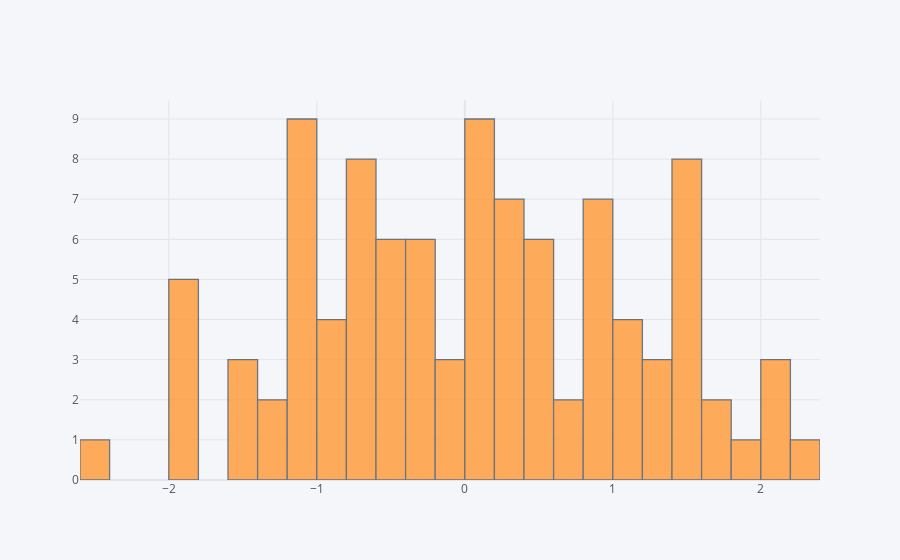

Here is the notebook cell this chart was saved with:
### Markdown cell above
## histogram

### Code cell
df['A'].iplot(kind='hist',bins=25)

### Figure 1 — Plotly figure (JSON) as saved in the notebook; plotly's stock layout.template omitted (floating-point values rounded to 4 significant figures)
{"data": [{"histfunc": "count", "histnorm": "", "marker": {"color": "rgba(255, 153, 51, 1.0)", "line": {"color": "#4D5663", "width": 1.3}}, "name": "A", "nbinsx": 25, "opacity": 0.8, "orientation": "v", "type": "histogram", "x": [-0.7018, 0.01679, 0.8926, -0.6669, -0.08967, -0.2446, -0.4023, 0.7369, -1.249, -0.6402, 0.357, -0.3157, -0.2925, -1.15, -1.983, 0.5099, 2.188, -1.877, -0.4205, 0.3008, 0.2473, 1.092, 2.214, 1.434, 1.45, -0.6823, 1.599, 1.423, -1.055, -1.447, 0.2018, 0.359, -0.3556, 1.076, -0.8917, -1.06, 2.082, -0.7168, -1.535, 1.913, 1.041, 1.453, 0.01324, 0.07979, -0.7929, 0.949, 0.6797, -0.5313, -0.4254, 0.105, 1.674, -1.867, 0.2284, 1.219, 0.4021, 0.4794, 1.23, 0.9922, 1.469, 2.014, -0.146, -1.152, -0.6743, -0.752, -0.08265, -1.944, -0.8218, -0.9347, -0.2247, -1.078, 1.093, 0.111, 0.4584, -1.148, 0.06402, -0.4094, -2.475, -0.5799, 0.1476, -1.475, -0.813, 0.8175, 1.24, -1.174, 0.1468, -1.082, 0.2394, -1.836, 0.489, 1.676, 0.141, -0.349, 0.9774, 1.407, 0.9929, 0.4747, -1.016, -1.233, 1.525, 0.9749]}], "layout": {"barmode": "overlay", "legend": {"bgcolor": "#F5F6F9", "font": {"color": "#4D5663"}}, "paper_bgcolor": "#F5F6F9", "plot_bgcolor": "#F5F6F9", "title": {"font": {"color": "#4D5663"}}, "xaxis": {"gridcolor": "#E1E5ED", "showgrid": true, "tickfont": {"color": "#4D5663"}, "title": {"font": {"color": "#4D5663"}, "text": ""}, "zerolinecolor": "#E1E5ED"}, "yaxis": {"gridcolor": "#E1E5ED", "showgrid": true, "tickfont": {"color": "#4D5663"}, "title": {"font": {"color": "#4D5663"}, "text": ""}, "zerolinecolor": "#E1E5ED"}}}
